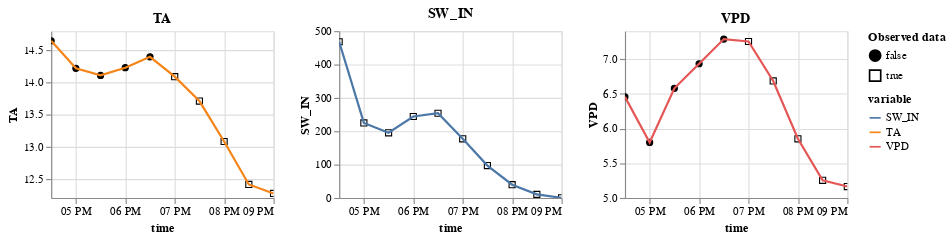

Notebook source saved alongside this figure:
### Code cell
m_df.show()

### Figure 1 — Vega-Lite specification as saved in the notebook (floating-point values rounded to 4 significant figures)
{"config": {"view": {"continuousWidth": 400, "continuousHeight": 300}}, "vconcat": [{"hconcat": [{"layer": [{"mark": {"type": "point", "color": "black", "fillOpacity": 1, "strokeWidth": 1}, "encoding": {"fill": {"field": "is_present", "legend": {"title": ["Observed data"]}, "scale": {"range": ["black", "#ffffff00"]}, "type": "nominal"}, "shape": {"field": "is_present", "type": "nominal"}, "x": {"field": "time", "type": "temporal"}, "y": {"field": "value", "scale": {"zero": false}, "title": "TA", "type": "quantitative"}}}, {"mark": "line", "encoding": {"color": {"field": "variable", "type": "nominal"}, "x": {"field": "time", "type": "temporal"}, "y": {"field": "value", "scale": {"zero": false}, "title": "TA", "type": "quantitative"}}, "name": "view_3"}], "height": 150, "title": "TA", "width": 200}, {"layer": [{"mark": {"type": "point", "color": "black", "fillOpacity": 1, "strokeWidth": 1}, "encoding": {"fill": {"field": "is_present", "legend": {"title": ["Observed data"]}, "scale": {"range": ["black", "#ffffff00"]}, "type": "nominal"}, "shape": {"field": "is_present", "type": "nominal"}, "x": {"field": "time", "type": "temporal"}, "y": {"field": "value", "scale": {"zero": false}, "title": "SW_IN", "type": "quantitative"}}}, {"mark": "line", "encoding": {"color": {"field": "variable", "type": "nominal"}, "x": {"field": "time", "type": "temporal"}, "y": {"field": "value", "scale": {"zero": false}, "title": "SW_IN", "type": "quantitative"}}, "name": "view_4"}], "data": {"name": "data-5a1f3fac3d9df47c6d1f6f3a5658ee3a"}, "height": 150, "title": "SW_IN", "width": 200}, {"layer": [{"mark": {"type": "point", "color": "black", "fillOpacity": 1, "strokeWidth": 1}, "encoding": {"fill": {"field": "is_present", "legend": {"title": ["Observed data"]}, "scale": {"range": ["black", "#ffffff00"]}, "type": "nominal"}, "shape": {"field": "is_present", "type": "nominal"}, "x": {"field": "time", "type": "temporal"}, "y": {"field": "value", "scale": {"zero": false}, "title": "VPD", "type": "quantitative"}}}, {"mark": "line", "encoding": {"color": {"field": "variable", "type": "nominal"}, "x": {"field": "time", "type": "temporal"}, "y": {"field": "value", "scale": {"zero": false}, "title": "VPD", "type": "quantitative"}}, "name": "view_5"}], "data": {"name": "data-d31baa6ca74e0aff36d178089e8b875a"}, "height": 150, "title": "VPD", "width": 200}]}], "data": {"name": "data-56120284c98ea45ee642dd5b510147c7"}, "params": [{"name": "param_7", "select": {"type": "interval", "encodings": ["x"]}, "bind": "scales", "views": ["view_3", "view_4", "view_5"]}], "$schema": "https://vega.github.io/schema/vega-lite/v5.2.0.json", "datasets": {"data-56120284c98ea45ee642dd5b510147c7": [{"time": "2000-06-15T16:30:00", "variable": "TA", "value": 14.65, "is_present": false}, {"time": "2000-06-15T17:00:00", "variable": "TA", "value": 14.22, "is_present": false}, {"time": "2000-06-15T17:30:00", "variable": "TA", "value": 14.11, "is_present": false}, {"time": "2000-06-15T18:00:00", "variable": "TA", "value": 14.23, "is_present": false}, {"time": "2000-06-15T18:30:00", "variable": "TA", "value": 14.4, "is_present": false}, {"time": "2000-06-15T19:00:00", "variable": "TA", "value": 14.09, "is_present": true}, {"time": "2000-06-15T19:30:00", "variable": "TA", "value": 13.71, "is_present": true}, {"time": "2000-06-15T20:00:00", "variable": "TA", "value": 13.08, "is_present": true}, {"time": "2000-06-15T20:30:00", "variable": "TA", "value": 12.41, "is_present": true}, {"time": "2000-06-15T21:00:00", "variable": "TA", "value": 12.27, "is_present": true}], "data-5a1f3fac3d9df47c6d1f6f3a5658ee3a": [{"time": "2000-06-15T16:30:00", "variable": "SW_IN", "value": 468.2, "is_present": true}, {"time": "2000-06-15T17:00:00", "variable": "SW_IN", "value": 224.8, "is_present": true}, {"time": "2000-06-15T17:30:00", "variable": "SW_IN", "value": 195.3, "is_present": true}, {"time": "2000-06-15T18:00:00", "variable": "SW_IN", "value": 244.2, "is_present": true}, {"time": "2000-06-15T18:30:00", "variable": "SW_IN", "value": 253.9, "is_present": true}, {"time": "2000-06-15T19:00:00", "variable": "SW_IN", "value": 177.3, "is_present": true}, {"time": "2000-06-15T19:30:00", "variable": "SW_IN", "value": 97.07, "is_present": true}, {"time": "2000-06-15T20:00:00", "variable": "SW_IN", "value": 39.71, "is_present": true}, {"time": "2000-06-15T20:30:00", "variable": "SW_IN", "value": 10.65, "is_present": true}, {"time": "2000-06-15T21:00:00", "variable": "SW_IN", "value": 0.32, "is_present": true}], "data-d31baa6ca74e0aff36d178089e8b875a": [{"time": "2000-06-15T16:30:00", "variable": "VPD", "value": 6.454, "is_present": false}, {"time": "2000-06-15T17:00:00", "variable": "VPD", "value": 5.799, "is_present": false}, {"time": "2000-06-15T17:30:00", "variable": "VPD", "value": 6.577, "is_present": false}, {"time": "2000-06-15T18:00:00", "variable": "VPD", "value": 6.931, "is_present": false}, {"time": "2000-06-15T18:30:00", "variable": "VPD", "value": 7.286, "is_present": false}, {"time": "2000-06-15T19:00:00", "variable": "VPD", "value": 7.251, "is_present": true}, {"time": "2000-06-15T19:30:00", "variable": "VPD", "value": 6.683, "is_present": true}, {"time": "2000-06-15T20:00:00", "variable": "VPD", "value": 5.851, "is_present": true}, {"time": "2000-06-15T20:30:00", "variable": "VPD", "value": 5.254, "is_present": true}, {"time": "2000-06-15T21:00:00", "variable": "VPD", "value": 5.164, "is_present": true}]}}
